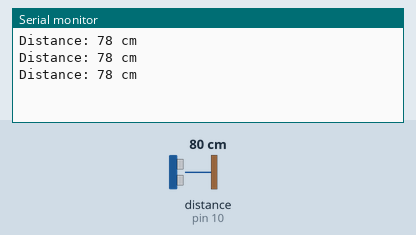
Recording of a sketch running on a simulated Arduino Uno, built with avr-gcc and run on an emulated ATmega328P. Shown: the last lines printed to the serial monitor. Wiring (inferred from the names in the program): ultrasonic range finder: trigger pin 9; echo pin 10. Inputs (shaded band) come from the test bench; at power-on: distance to the obstacle (sensor on pin 10) 80 cm. The echo pulse lasts 58.3 µs per cm.

Above: at 1.3 s.
1.4 s: distance to the obstacle (sensor on pin 10) set to 2 cm
At 1.9 s:
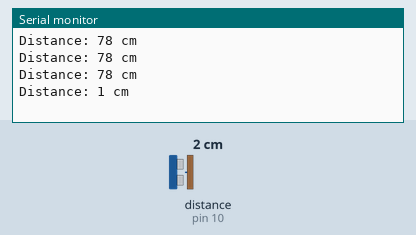
2.9 s: distance to the obstacle (sensor on pin 10) set to 4 cm
At 3.4 s:
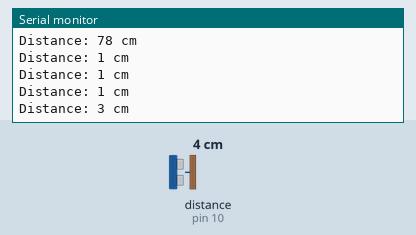
Timing chart, 0 to 5.9 s (numbered marks = the images above; inputs shaded):
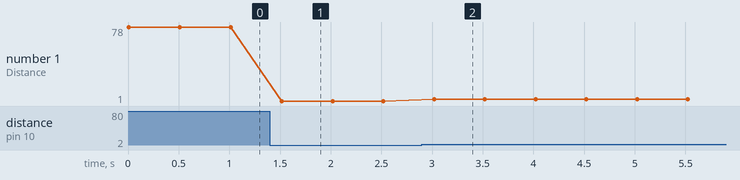

The sketch:

ultrasonic_sensor.ino
```cpp
// Define the pins for trigger and echo
int trigPin = 9;
int echoPin = 10;

// Define variables to hold the duration and distance
long duration;
int distance;

// Create a variable to hold the constant to convert speed to sound wave to distance
const double SPEED_OF_SOUND = 0.034;

void setup() {
  // Begin the serial communication
  Serial.begin(9600);

  // Set the trigPin as an output and the echoPin as an input
  pinMode(trigPin, OUTPUT);
  pinMode(echoPin, INPUT);
}

void loop() {
  // Clear the trigPin by setting it to LOW
  digitalWrite(trigPin, LOW);
  delayMicroseconds(2);

  // Set the trigPin HIGH for 10 microseconds to send out the ultrasonic pulse
  digitalWrite(trigPin, HIGH);
  delayMicroseconds(10);
  digitalWrite(trigPin, LOW);

  // Read the time it takes for the echo to be received
  duration = pulseIn(echoPin, HIGH);

  // Calculate the distance (in cm)
  distance = duration * SPEED_OF_SOUND / 2;

  Serial.print("Distance: ");
  Serial.print(distance);
  Serial.println(" cm");

  // Add delay for readability
  delay(500);
}
```

Measured:
- after the input at 1.4 s, the serial monitor: prints a new line after 0.12 s (image 1)
- after the input at 2.9 s, the serial monitor: prints a new line after 0.12 s (image 2)
- plotted number 1: 78 → 1 after the input at 1.4 s, 1 → 3 after the input at 2.9 s
